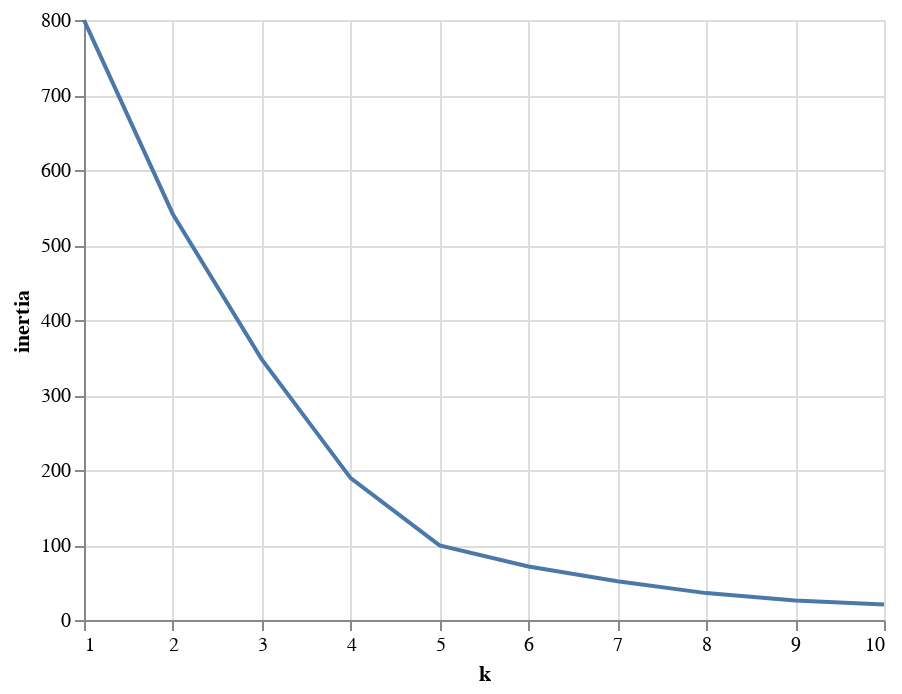

This figure's notebook cell:
### Markdown cell above
### Clustering Crytocurrencies Using K-Means

#### Find the Best Value for `k` Using the Elbow Curve

### Code cell
inertia = []
k = list(range(1, 11))

# Calculate the inertia for the range of k values
for i in k:
    km = KMeans(n_clusters=i, random_state=0)
    km.fit(pcs_df)
    inertia.append(km.inertia_)

# Define a DataFrame to plot the Elbow Curve using hvPlot
elbow_data = {"k": k, "inertia": inertia}
df_elbow = pd.DataFrame(elbow_data)

# Create the Elbow Curve using Altair
alt.Chart(df_elbow).mark_line().encode(x='k', y='inertia')

### Figure 1 — Vega-Lite specification as saved in the notebook (floating-point values rounded to 4 significant figures)
{"config": {"view": {"continuousWidth": 400, "continuousHeight": 300}}, "data": {"name": "data-8b475783e34065a6236c99c63ba68f1c"}, "mark": "line", "encoding": {"x": {"type": "quantitative", "field": "k"}, "y": {"type": "quantitative", "field": "inertia"}}, "$schema": "https://vega.github.io/schema/vega-lite/v4.8.1.json", "datasets": {"data-8b475783e34065a6236c99c63ba68f1c": [{"k": 1, "inertia": 799.9}, {"k": 2, "inertia": 541.1}, {"k": 3, "inertia": 347.5}, {"k": 4, "inertia": 189.1}, {"k": 5, "inertia": 99.49}, {"k": 6, "inertia": 71.45}, {"k": 7, "inertia": 51.7}, {"k": 8, "inertia": 35.85}, {"k": 9, "inertia": 25.98}, {"k": 10, "inertia": 20.8}]}}
